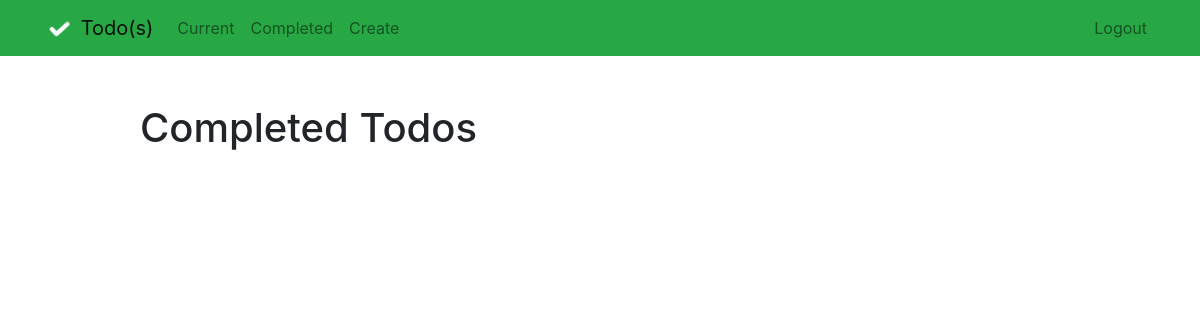
The app's page /completed/ (signed in), older data.
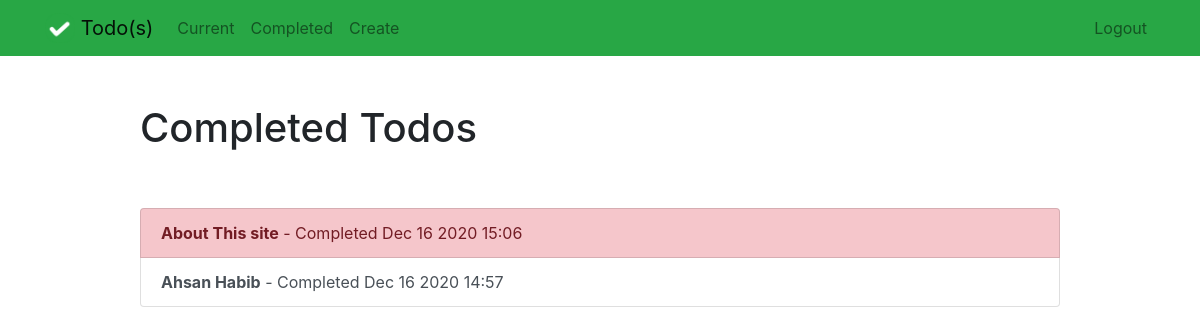
The same page, newer data.
### todo/models.py (models this page shows, shortened)
class Todo(models.Model):
    title = models.CharField(max_length=100)
    memo = models.TextField(blank=True)
    created = models.DateTimeField(auto_now_add=True)
    datecompleted = models.DateTimeField(null=True, blank=True)
    important = models.BooleanField(default=False)
    user = models.ForeignKey(User, on_delete=models.CASCADE)
    Last_Modified = models.DateTimeField(auto_now=True) # Update the Modification date.

### todo/views.py (the view)
# urls.py: path('completed/', views.completedtodos, name='completedtodos'),
@login_required
def completedtodos(request):
    todos = Todo.objects.filter(user=request.user, datecompleted__isnull=False).order_by('-datecompleted')
    return render(request, 'todo/completedtodos.html', {'todos': todos})

### todo/templates/todo/completedtodos.html
{% extends "todo/base.html" %}
{% block content %}
    <div class="row justify-content-center mt-5">
        <div class="col-md-10">
            <h1>Completed Todos</h1>
        </div>
    </div>
    <div class="row justify-content-center mt-5">
        <div class="col-md-10">
            <div class="list-group">
                {% for todo in todos %}
                    <a href="{% url 'viewtodo' todo.id %}" class="list-group-item list-group-item-action{% if todo.important %} list-group-item-danger{% endif %}"><b>{{ todo.title }}</b> - Completed {{ todo.datecompleted|date:'M j Y H:i' }}</a>
                {% endfor %}
            </div>
        </div>
    </div>
{% endblock %}

### todo/templates/todo/base.html (shortened to what this page needs)
{% load static %}
<!DOCTYPE html>
<html lang="en">
<head>
    <link rel="stylesheet" href="https://stackpath.bootstrapcdn.com/bootstrap/4.4.1/css/bootstrap.min.css">
</head>
<body>
<nav class="navbar navbar-expand-md navbar-light bg-success">
<div class="container">
    <a class="navbar-brand" href="{% url 'home' %}">
         <img src="{% static 'todo/logo.png' %}" width="30" height="30" class="d-inline-block align-top">
        <span>Todo(s)</span>
    </a>
    <div class="collapse navbar-collapse" id="navbarNav">
    {% if user.is_authenticated %}
        <ul class="navbar-nav mr-auto">
                <li class="nav-item {{ current }}">
                    <a class="nav-link" href="{% url 'currenttodos' %}">Current</a>
                </li>
                <li class="nav-item {{ completed }}">
                    <a class="nav-link" href="{% url 'completedtodos' %}">Completed</a>
                </li>
                <li class="nav-item {{ create }}">
                    <a class="nav-link" href="{% url 'createtodo' %}">Create</a>
                </li>
        </ul>
    {% endif %}
    <ul class="navbar-nav ml-auto">
            {% if user.is_authenticated %}
                <li class="nav-item">
                    <a href="#" onclick="$('#signOutBtn').click()" class="nav-link">Logout</a>
                </li>
            {% endif %}
        </ul>
    </div>
</div>
</nav>
<div class="container">
{% block content %}{% endblock %}
</div>
</body>
</html>

Row changes from the older to the newer data that the page shows:
added Todo: title "About This site", datecompleted "Dec 16 2020 15:06", important True (drawn)
added Todo: title "Ahsan Habib", datecompleted "Dec 16 2020 14:57", important False (drawn)
